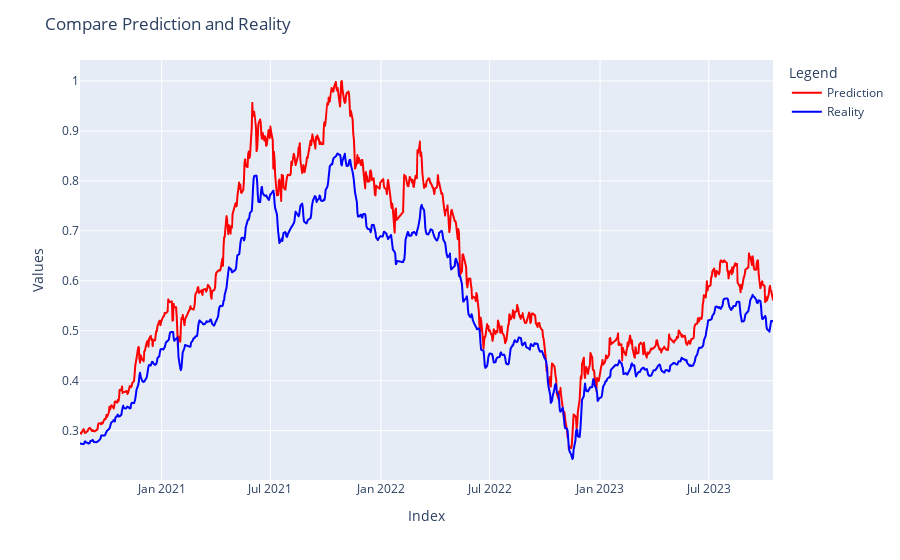

The cell this chart's notebook holds for it:
### Code cell
import plotly.graph_objs as go
import plotly.express as px

def plot_regression_results_plotly(predict, test, index_test, chart_title="Compare Prediction and Reality"):
    dfpredict = pd.DataFrame({'Prediction': predict.flatten()})
    dfpredict = dfpredict.set_index(index_test)
    dfactual = pd.DataFrame({'Reality': test.flatten()})
    dfactual = dfactual.set_index(index_test)

    df_result = pd.concat([dfpredict, dfactual], axis=1)

    fig = px.line(df_result, x=df_result.index, y=df_result.columns,
                  color_discrete_sequence=["red", "blue"],
                  labels={"value": "Values", "variable": "Type", "index": "Index"})

    fig.update_layout(
        title=chart_title,
        xaxis_title='Index',
        yaxis_title='Values',
        legend_title='Legend',
    )

    fig.show()

plot_regression_results_plotly(y_test, y_predict_by_RNN, index_test)

### Figure 1 — Plotly figure (JSON) as saved in the notebook; plotly's stock layout.template omitted (floating-point values rounded to 4 significant figures; data arrays with more than 128 entries replaced by an {"elided": "..."} marker saying what was removed)
{"data": [{"hovertemplate": "Type=Prediction<br>Date=%{x}<br>Values=%{y}<extra></extra>", "legendgroup": "Prediction", "line": {"color": "red", "dash": "solid"}, "marker": {"symbol": "circle"}, "mode": "lines", "name": "Prediction", "showlegend": true, "type": "scattergl", "x": {"elided": "791 str values"}, "xaxis": "x", "y": {"elided": "791 float values"}, "yaxis": "y"}, {"hovertemplate": "Type=Reality<br>Date=%{x}<br>Values=%{y}<extra></extra>", "legendgroup": "Reality", "line": {"color": "blue", "dash": "solid"}, "marker": {"symbol": "circle"}, "mode": "lines", "name": "Reality", "showlegend": true, "type": "scattergl", "x": {"elided": "791 str values"}, "xaxis": "x", "y": {"elided": "791 float values"}, "yaxis": "y"}], "layout": {"legend": {"title": {"text": "Legend"}, "tracegroupgap": 0}, "margin": {"t": 60}, "title": {"text": "Compare Prediction and Reality"}, "xaxis": {"anchor": "y", "domain": [0, 1], "title": {"text": "Index"}}, "yaxis": {"anchor": "x", "domain": [0, 1], "title": {"text": "Values"}}}}
